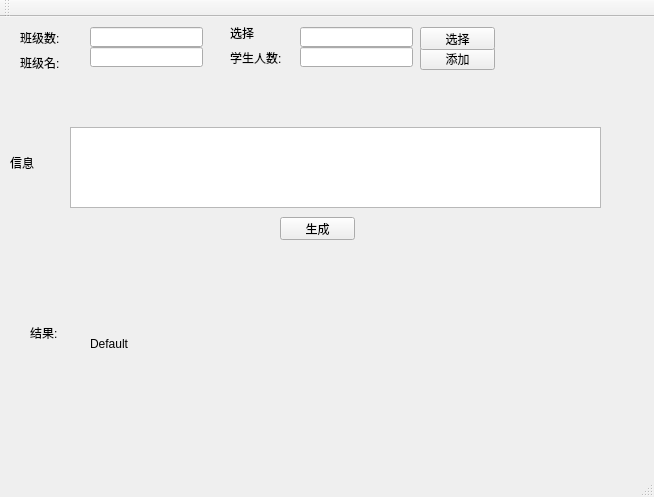
<?xml version="1.0" encoding="UTF-8"?>
<ui version="4.0">
 <class>MainWindow</class>
 <widget class="QMainWindow" name="MainWindow">
  <property name="geometry">
   <rect>
    <x>0</x>
    <y>0</y>
    <width>654</width>
    <height>497</height>
   </rect>
  </property>
  <property name="windowTitle">
   <string>随机生成器</string>
  </property>
  <widget class="QWidget" name="centralWidget">
   <widget class="QPushButton" name="pushButtonAdd">
    <property name="geometry">
     <rect>
      <x>420</x>
      <y>30</y>
      <width>75</width>
      <height>23</height>
     </rect>
    </property>
    <property name="text">
     <string>添加</string>
    </property>
   </widget>
   <widget class="QLineEdit" name="lineEditclassnum">
    <property name="geometry">
     <rect>
      <x>90</x>
      <y>10</y>
      <width>113</width>
      <height>20</height>
     </rect>
    </property>
   </widget>
   <widget class="QLineEdit" name="lineEditclassstunum">
    <property name="geometry">
     <rect>
      <x>300</x>
      <y>30</y>
      <width>113</width>
      <height>20</height>
     </rect>
    </property>
   </widget>
   <widget class="QLabel" name="labelclassnum">
    <property name="geometry">
     <rect>
      <x>20</x>
      <y>10</y>
      <width>61</width>
      <height>21</height>
     </rect>
    </property>
    <property name="text">
     <string>班级数:</string>
    </property>
   </widget>
   <widget class="QLabel" name="labelclassstunum">
    <property name="geometry">
     <rect>
      <x>230</x>
      <y>30</y>
      <width>61</width>
      <height>21</height>
     </rect>
    </property>
    <property name="text">
     <string>学生人数:</string>
    </property>
   </widget>
   <widget class="QLabel" name="labelresult123">
    <property name="geometry">
     <rect>
      <x>30</x>
      <y>210</y>
      <width>51</width>
      <height>211</height>
     </rect>
    </property>
    <property name="text">
     <string>结果:</string>
    </property>
   </widget>
   <widget class="QPushButton" name="pushButtonGenerate">
    <property name="geometry">
     <rect>
      <x>280</x>
      <y>200</y>
      <width>75</width>
      <height>23</height>
     </rect>
    </property>
    <property name="text">
     <string>生成</string>
    </property>
   </widget>
   <widget class="QLineEdit" name="lineEditclassname">
    <property name="geometry">
     <rect>
      <x>90</x>
      <y>30</y>
      <width>113</width>
      <height>20</height>
     </rect>
    </property>
   </widget>
   <widget class="QLabel" name="label">
    <property name="geometry">
     <rect>
      <x>20</x>
      <y>40</y>
      <width>54</width>
      <height>12</height>
     </rect>
    </property>
    <property name="text">
     <string>班级名:</string>
    </property>
   </widget>
   <widget class="QLabel" name="labelresult">
    <property name="geometry">
     <rect>
      <x>90</x>
      <y>251</y>
      <width>511</width>
      <height>151</height>
     </rect>
    </property>
    <property name="text">
     <string>Default</string>
    </property>
   </widget>
   <widget class="QTextEdit" name="textEditInfo">
    <property name="geometry">
     <rect>
      <x>70</x>
      <y>110</y>
      <width>531</width>
      <height>81</height>
     </rect>
    </property>
   </widget>
   <widget class="QLabel" name="label_2">
    <property name="geometry">
     <rect>
      <x>10</x>
      <y>120</y>
      <width>54</width>
      <height>51</height>
     </rect>
    </property>
    <property name="text">
     <string>信息</string>
    </property>
   </widget>
   <widget class="QPushButton" name="pushButtonOption">
    <property name="geometry">
     <rect>
      <x>420</x>
      <y>10</y>
      <width>75</width>
      <height>23</height>
     </rect>
    </property>
    <property name="text">
     <string>选择</string>
    </property>
   </widget>
   <widget class="QLineEdit" name="lineEditOption">
    <property name="geometry">
     <rect>
      <x>300</x>
      <y>10</y>
      <width>113</width>
      <height>20</height>
     </rect>
    </property>
   </widget>
   <widget class="QLabel" name="label_3">
    <property name="geometry">
     <rect>
      <x>230</x>
      <y>10</y>
      <width>54</width>
      <height>12</height>
     </rect>
    </property>
    <property name="text">
     <string>选择</string>
    </property>
   </widget>
  </widget>
  <widget class="QToolBar" name="mainToolBar">
   <attribute name="toolBarArea">
    <enum>TopToolBarArea</enum>
   </attribute>
   <attribute name="toolBarBreak">
    <bool>false</bool>
   </attribute>
  </widget>
  <widget class="QStatusBar" name="statusBar"/>
 </widget>
 <layoutdefault spacing="6" margin="11"/>
 <resources/>
 <connections/>
</ui>
